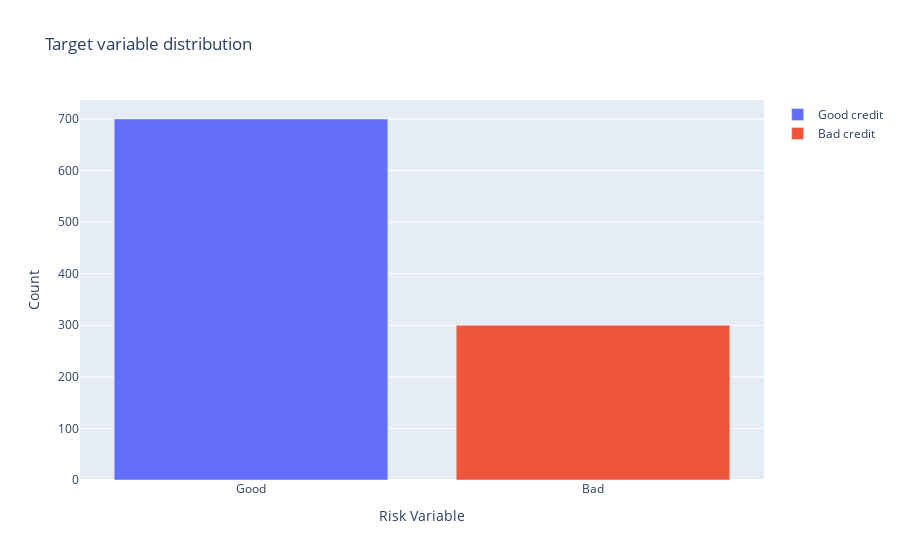

The cell this chart's notebook holds for it:
### Markdown cell above
<h2>Let's start looking through target variable and their distribuition</h2>

### Code cell
df_credit['good_bad'] = df_credit['good_bad'].replace([1],'Good')
df_credit['good_bad'] = df_credit['good_bad'].replace([2],'Bad')
#Counts the number of Good and Bad
trace0 = go.Bar(
            x = df_credit[df_credit["good_bad"]== 'Good']["good_bad"].value_counts().index.values,
            y = df_credit[df_credit["good_bad"]== 'Good']["good_bad"].value_counts().values,
            name='Good credit'
    )

trace1 = go.Bar(
            x = df_credit[df_credit["good_bad"]== 'Bad']["good_bad"].value_counts().index.values,
            y = df_credit[df_credit["good_bad"]== 'Bad']["good_bad"].value_counts().values,
            name='Bad credit'
    )

data = [trace0, trace1]


layout = go.Layout(
    yaxis=dict(
        title='Count'
    ),
    xaxis=dict(
        title='Risk Variable'
    ),
    title='Target variable distribution'
)

fig = go.Figure(data=data, layout=layout)

py.iplot(fig, filename='grouped-bar')

### Figure 1 — Plotly figure (JSON) as saved in the notebook; plotly's stock layout.template omitted (floating-point values rounded to 4 significant figures)
{"data": [{"name": "Good credit", "type": "bar", "x": ["Good"], "y": [700]}, {"name": "Bad credit", "type": "bar", "x": ["Bad"], "y": [300]}], "layout": {"title": {"text": "Target variable distribution"}, "xaxis": {"title": {"text": "Risk Variable"}}, "yaxis": {"title": {"text": "Count"}}}}
